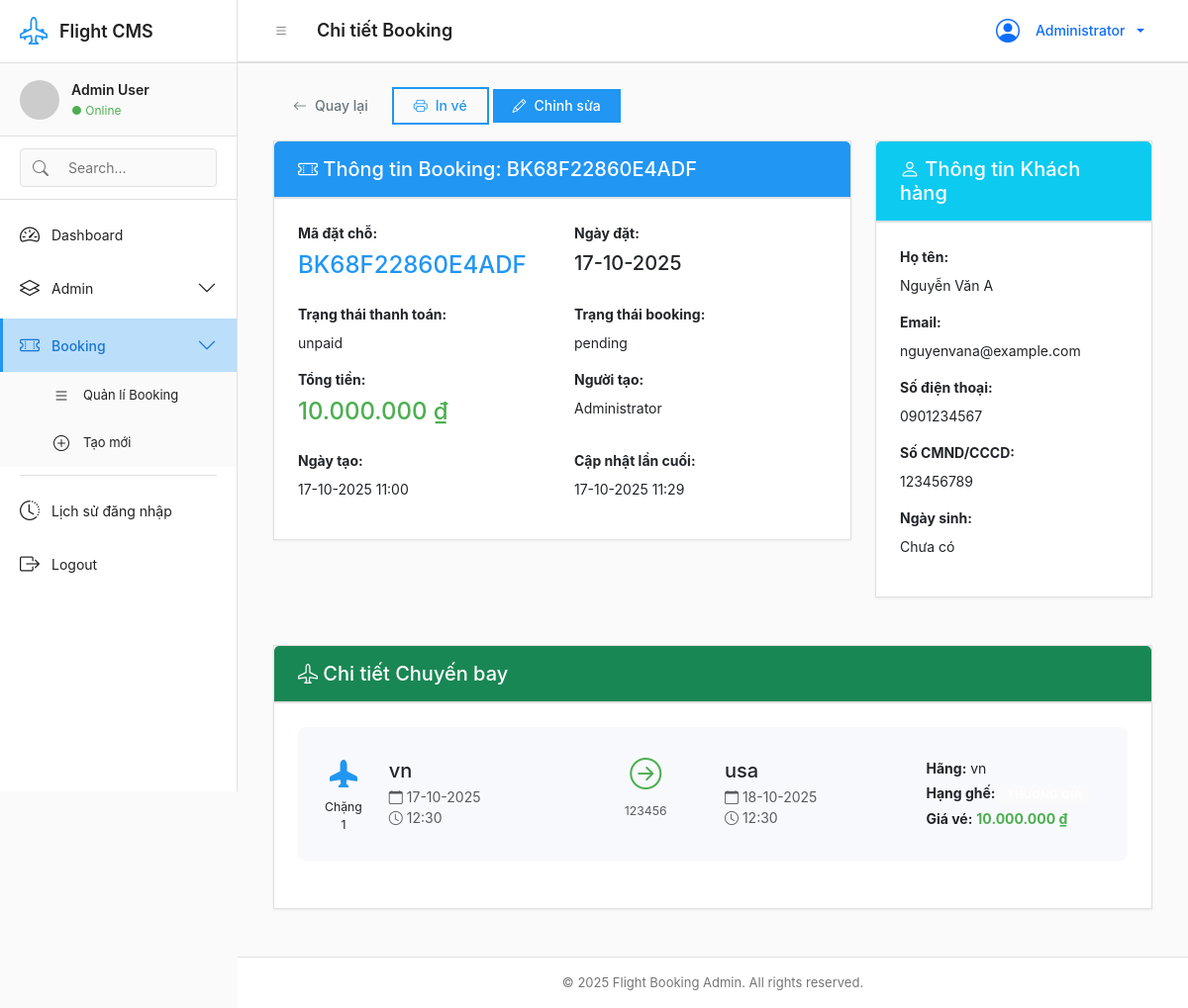
/modules/bookings/detail.php?id=1 (signed in), run on the app's committed database.
### tables this page shows
CREATE TABLE `bookings` (
  `id` int(11) NOT NULL,
  `booking_code` varchar(20) NOT NULL,
  `customer_id` int(11) NOT NULL,
  `total_amount` decimal(15,2) NOT NULL,
  `payment_status` enum('paid','unpaid','refunded') DEFAULT 'unpaid',
  `booking_status` enum('confirmed','cancelled','pending') DEFAULT 'pending',
  `created_by` int(11) NOT NULL,
  `booking_date` date NOT NULL,
  `created_at` timestamp NOT NULL DEFAULT current_timestamp(),
  `updated_at` timestamp NOT NULL DEFAULT current_timestamp() ON UPDATE current_timestamp()
);

CREATE TABLE `users` (
  `id` int(11) NOT NULL,
  `username` varchar(50) NOT NULL,
  `password` varchar(255) NOT NULL,
  `full_name` varchar(100) NOT NULL,
  `email` varchar(100) NOT NULL,
  `avatar` varchar(255) DEFAULT NULL,
  `role_id` int(11) NOT NULL,
  `status` enum('active','locked') DEFAULT 'active',
  `created_at` timestamp NOT NULL DEFAULT current_timestamp(),
  `updated_at` timestamp NOT NULL DEFAULT current_timestamp() ON UPDATE current_timestamp()
);

CREATE TABLE `customers` (
  `id` int(11) NOT NULL,
  `full_name` varchar(100) NOT NULL,
  `email` varchar(100) DEFAULT NULL,
  `phone` varchar(20) DEFAULT NULL,
  `id_number` varchar(20) DEFAULT NULL,
  `date_of_birth` date DEFAULT NULL,
  `created_at` timestamp NOT NULL DEFAULT current_timestamp()
);

CREATE TABLE `booking_flights` (
  `id` int(11) NOT NULL,
  `booking_id` int(11) NOT NULL,
  `flight_number` varchar(20) NOT NULL,
  `departure_city` varchar(100) NOT NULL,
  `arrival_city` varchar(100) NOT NULL,
  `departure_date` date NOT NULL,
  `departure_time` time NOT NULL,
  `arrival_date` date NOT NULL,
  `arrival_time` time NOT NULL,
  `airline` varchar(100) DEFAULT NULL,
  `seat_class` enum('economy','business','first') DEFAULT 'economy',
  `price` decimal(15,2) NOT NULL
);

### config/constants.php (called while the page is built, shortened)
<?php
function formatCurrency($amount) {
    return number_format($amount, 0, ',', '.') . ' ₫';
}
function formatDate($date) {
    return date('d-m-Y', strtotime($date));
}
function formatDateTime($datetime) {
    return date('d-m-Y H:i', strtotime($datetime));
}
function getStatusBadge($status) {
    $badges = [
        'active' => '<span class="badge bg-success">Hoạt động</span>',
        'locked' => '<span class="badge bg-danger">Bị khóa</span>',
        'paid' => '<span class="badge bg-success">Đã thanh toán</span>',
        'unpaid' => '<span class="badge bg-warning">Chưa thanh toán</span>',
        'refunded' => '<span class="badge bg-info">Đã hoàn tiền</span>',
        'confirmed' => '<span class="badge bg-success">Đã xác nhận</span>',
        'cancelled' => '<span class="badge bg-danger">Đã hủy</span>',
        'pending' => '<span class="badge bg-warning">Chờ xử lý</span>',
    ];
    return $badges[$status] ?? $status;
}
?>

### modules/bookings/detail.php (the view, shortened to what this page needs)
<?php
include '../../includes/header.php';
$database = new Database();
$db = $database->getConnection();
$id = isset($_GET['id']) ? (int)$_GET['id'] : 0;
$query = "SELECT b.*, c.*, u.full_name as creator_name,
          c.full_name as customer_name, c.email as customer_email,
          c.phone as customer_phone
          FROM bookings b
          JOIN customers c ON b.customer_id = c.id
          JOIN users u ON b.created_by = u.id
          WHERE b.id = ?";
$stmt = $db->prepare($query);
$stmt->execute([$id]);
$booking = $stmt->fetch();
$flightQuery = "SELECT * FROM booking_flights WHERE booking_id = ? ORDER BY departure_date, departure_time";
$stmt = $db->prepare($flightQuery);
$stmt->execute([$id]);
$flights = $stmt->fetchAll();
?>
<div class="container-fluid">
    <div class="row mb-3">
        <div class="col-12">
            <a href="index.php" class="btn btn-outline-secondary">
                <i class="bi bi-arrow-left"></i> Quay lại
            </a>
            <button onclick="printContent('bookingDetail')" class="btn btn-outline-primary">
                <i class="bi bi-printer"></i> In vé
            </button>
            <?php if ($booking['booking_status'] != 'cancelled'): ?>
                <a href="edit.php?id=<?= $booking['id'] ?>" class="btn btn-primary">
                    <i class="bi bi-pencil"></i> Chỉnh sửa
                </a>
            <?php endif; ?>
        </div>
    </div>
    <div id="bookingDetail">
        <div class="row mb-4">
            <div class="col-lg-8">
                <div class="card">
                    <div class="card-header bg-primary text-white">
                        <h5 class="mb-0">
                            <i class="bi bi-ticket-perforated"></i>
                            Thông tin Booking: <?= $booking['booking_code'] ?>
                        </h5>
                    </div>
                    <div class="card-body">
                        <div class="row mb-3">
                            <div class="col-md-6">
                                <p class="mb-2"><strong>Mã đặt chỗ:</strong></p>
                                <h4 class="text-primary"><?= $booking['booking_code'] ?></h4>
                            </div>
                            <div class="col-md-6">
                                <p class="mb-2"><strong>Ngày đặt:</strong></p>
                                <h5><?= formatDate($booking['booking_date']) ?></h5>
                            </div>
                        </div>
                        <div class="row mb-3">
                            <div class="col-md-6">
                                <p class="mb-2"><strong>Trạng thái thanh toán:</strong></p>
                                <?= getStatusBadge($booking['payment_status']) ?>
                            </div>
                            <div class="col-md-6">
                                <p class="mb-2"><strong>Trạng thái booking:</strong></p>
                                <?= getStatusBadge($booking['booking_status']) ?>
                            </div>
                        </div>
                        <div class="row mb-3">
                            <div class="col-md-6">
                                <p class="mb-2"><strong>Tổng tiền:</strong></p>
                                <h4 class="text-success"><?= formatCurrency($booking['total_amount']) ?></h4>
                            </div>
                            <div class="col-md-6">
                                <p class="mb-2"><strong>Người tạo:</strong></p>
                                <p><?= $booking['creator_name'] ?></p>
                            </div>
                        </div>
                        <div class="row">
                            <div class="col-md-6">
                                <p class="mb-2"><strong>Ngày tạo:</strong></p>
                                <p><?= formatDateTime($booking['created_at']) ?></p>
                            </div>
                            <div class="col-md-6">
                                <p class="mb-2"><strong>Cập nhật lần cuối:</strong></p>
                                <p><?= formatDateTime($booking['updated_at']) ?></p>
                            </div>
                        </div>
                    </div>
                </div>
            </div>
            <div class="col-lg-4">
                <div class="card">
                    <div class="card-header bg-info text-white">
                        <h5 class="mb-0">
                            <i class="bi bi-person"></i> Thông tin Khách hàng
                        </h5>
                    </div>
                    <div class="card-body">
                        <p class="mb-2"><strong>Họ tên:</strong></p>
                        <p><?= $booking['customer_name'] ?></p>
                        <p class="mb-2 mt-3"><strong>Email:</strong></p>
                        <p><?= $booking['customer_email'] ?? 'Chưa có' ?></p>
                        <p class="mb-2 mt-3"><strong>Số điện thoại:</strong></p>
                        <p><?= $booking['customer_phone'] ?? 'Chưa có' ?></p>
                        <p class="mb-2 mt-3"><strong>Số CMND/CCCD:</strong></p>
                        <p><?= $booking['id_number'] ?? 'Chưa có' ?></p>
                        <p class="mb-2 mt-3"><strong>Ngày sinh:</strong></p>
                        <p><?= $booking['date_of_birth'] ? formatDate($booking['date_of_birth']) : 'Chưa có' ?></p>
                    </div>
                </div>
            </div>
        </div>
        <div class="row">
            <div class="col-12">
                <div class="card">
                    <div class="card-header bg-success text-white">
                        <h5 class="mb-0">
                            <i class="bi bi-airplane"></i> Chi tiết Chuyến bay
                        </h5>
                    </div>
                    <div class="card-body">
                        <?php if (empty($flights)): ?>
                            <p class="text-muted text-center">Không có thông tin chuyến bay</p>
                        <?php else: ?>
                            <?php foreach ($flights as $index => $flight): ?>
                                <div class="flight-item mb-4 pb-4 <?= $index < count($flights) - 1 ? 'border-bottom' : '' ?>">
                                    <div class="row align-items-center">
                                        <div class="col-md-1 text-center">
                                            <div class="flight-badge">
                                                <i class="bi bi-airplane-fill fs-3 text-primary"></i>
                                                <p class="small mb-0 mt-1">Chặng <?= $index + 1 ?></p>
                                            </div>
                                        </div>
                                        <div class="col-md-3">
                                            <h5 class="mb-1"><?= $flight['departure_city'] ?></h5>
                                            <p class="text-muted mb-0">
                                                <i class="bi bi-calendar"></i>
                                                <?= formatDate($flight['departure_date']) ?>
                                            </p>
                                            <p class="text-muted mb-0">
                                                <i class="bi bi-clock"></i>
                                                <?= date('H:i', strtotime($flight['departure_time'])) ?>
                                            </p>
                                        </div>
                                        <div class="col-md-2 text-center">
                                            <div class="flight-arrow">
                                                <i class="bi bi-arrow-right-circle fs-2 text-success"></i>
                                                <p class="small text-muted mt-1"><?= $flight['flight_number'] ?></p>
                                            </div>
                                        </div>
                                        <div class="col-md-3">
                                            <h5 class="mb-1"><?= $flight['arrival_city'] ?></h5>
                                            <p class="text-muted mb-0">
                                                <i class="bi bi-calendar"></i>
                                                <?= formatDate($flight['arrival_date']) ?>
                                            </p>
                                            <p class="text-muted mb-0">
                                                <i class="bi bi-clock"></i>
                                                <?= date('H:i', strtotime($flight['arrival_time'])) ?>
                                            </p>
                                        </div>
                                        <div class="col-md-3">
                                            <p class="mb-1"><strong>Hãng:</strong> <?= $flight['airline'] ?></p>
                                            <p class="mb-1">
                                                <strong>Hạng ghế:</strong>
                                                <span class="badge bg-secondary">
                                                </span>
                                            </p>
                                            <p class="mb-0">
                                                <strong>Giá vé:</strong>
                                                <span class="text-success fw-bold">
                                                    <?= formatCurrency($flight['price']) ?>
                                                </span>
                                            </p>
                                        </div>
                                    </div>
                                </div>
                            <?php endforeach; ?>
                        <?php endif; ?>
                    </div>
                </div>
            </div>
        </div>
    </div>
</div>
<?php include '../../includes/footer.php'; ?>

### assets/css/style.css (style rules this page uses)
:root { --primary-color: #2196F3; --primary-dark: #1976D2; --primary-light: #BBDEFB; --secondary-color: #607D8B; --secondary-dark: #455A64; --secondary-light: #CFD8DC; --success-color: #4CAF50; --success-dark: #388E3C; --danger-color: #F44336; --danger-dark: #D32F2F; --warning-color: #FF9800; --warning-dark: #F57C00; --info-color: #00BCD4; --info-dark: #0097A7; --gray-50: #FAFAFA; --gray-100: #F5F5F5; --gray-200: #EEEEEE; --gray-300: #E0E0E0; --gray-400: #BDBDBD; --gray-500: #9E9E9E; --gray-600: #757575; --gray-700: #616161; --gray-800: #424242; --gray-900: #212121; --text-primary: #212121; --text-secondary: #757575; --text-disabled: #BDBDBD; --bg-primary: #FFFFFF; --bg-secondary: #FAFAFA; --bg-tertiary: #F5F5F5; --border-color: #E0E0E0; --divider-color: #E0E0E0; --sidebar-width: 240px; --sidebar-collapsed-width: 64px; --header-height: 64px; --spacing-xs: 4px; --spacing-sm: 8px; --spacing-md: 16px; --spacing-lg: 24px; --spacing-xl: 32px; --transition-fast: 0.15s; --transition-normal: 0.25s; --transition-slow: 0.35s; --border-radius: 0; --shadow-sm: 0 1px 3px rgba(0,0,0,0.06); --shadow-md: 0 2px 6px rgba(0,0,0,0.08); --shadow-lg: 0 4px 12px rgba(0,0,0,0.1); }
* { margin: 0; padding: 0; box-sizing: border-box; }
body { font-family: -apple-system, BlinkMacSystemFont, 'Segoe UI', 'Roboto', 'Helvetica Neue', Arial, sans-serif; font-size: 14px; line-height: 1.5; color: var(--text-primary); background-color: var(--bg-secondary); -webkit-font-smoothing: antialiased; -moz-osx-font-smoothing: grayscale; overflow-x: hidden; }
.card { background: var(--bg-primary); border: 1px solid var(--border-color); border-radius: var(--border-radius); box-shadow: var(--shadow-sm); margin-bottom: var(--spacing-lg); }
.card-header { background: var(--bg-primary); border-bottom: 2px solid var(--border-color); padding: var(--spacing-md) var(--spacing-lg); display: flex; justify-content: space-between; align-items: center; }
.card-body { padding: var(--spacing-lg); }
.btn { display: inline-flex; align-items: center; justify-content: center; gap: var(--spacing-sm); padding: 10px 20px; border: none; border-radius: var(--border-radius); font-weight: 500; font-size: 14px; text-align: center; text-decoration: none; cursor: pointer; transition: all var(--transition-fast); line-height: 1; }
.btn-primary { background-color: var(--primary-color); color: white; }
.btn-outline-primary { background-color: transparent; border: 2px solid var(--primary-color); color: var(--primary-color); }
.badge { display: inline-block; padding: 4px 8px; font-weight: 600; font-size: 11px; text-align: center; text-transform: uppercase; letter-spacing: 0.5px; border-radius: var(--border-radius); }
.text-primary { color: var(--primary-color) !important; }
.text-success { color: var(--success-color) !important; }
.bg-primary { background-color: var(--primary-color) !important; }
.bg-secondary { background-color: var(--bg-secondary) !important; }

### modules/bookings/detail.php (style rules this page uses)
.flight-item { background: #f8f9fc; padding: 1.5rem; border-radius: 0.5rem; }
.flight-badge { text-align: center; }
.flight-arrow { position: relative; }

### data on the page
bookings: booking_code "BK68F22860E4ADF", booking_date "17-10-2025", payment_status "unpaid", booking_status "pending", total_amount "10.000.000 ₫", created_by.full_name "Administrator", customer.created_at "17-10-2025 11:00", updated_at "17-10-2025 11:29", customer.full_name "Nguyễn Văn A", customer.email "nguyenvana@example.com", customer.phone "0901234567", customer.id_number "123456789"
booking_flights: departure_city "vn", departure_date "17-10-2025", departure_time "12:30", flight_number "123456", arrival_city "usa", arrival_date "18-10-2025", arrival_time "12:30", airline "vn", price "10.000.000 ₫"

### other printed values
$user_name "Admin User"
$page_title "Chi tiết Booking"
$_SESSION['full_name'] "Administrator"
